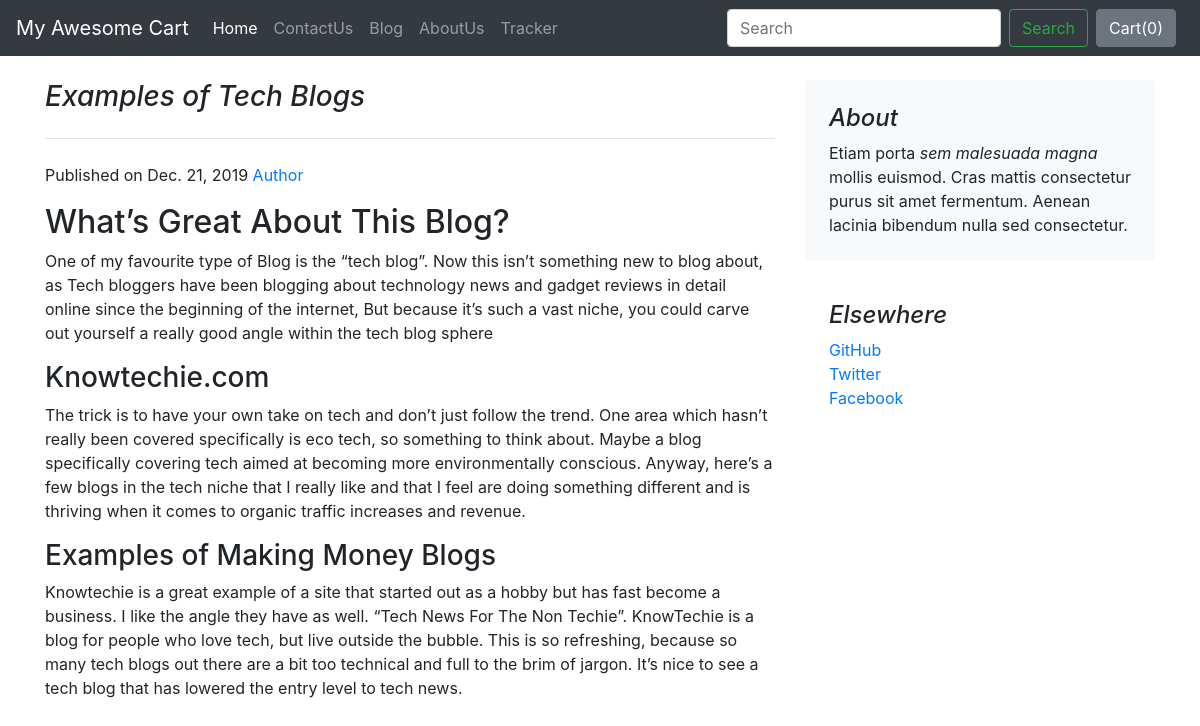
The app's page /blog/blogpost/2 with its own data.
### blog/models.py (models this page shows)
class Blogpost(models.Model):
    post_id = models.AutoField(primary_key= True)
    blog_title = models.CharField(max_length=50, default='')
    blog_desc = models.CharField(max_length=300, default='')
    heading0 = models.CharField(max_length=50, default="")
    content0 = models.CharField(max_length=5000, default='')
    heading1 = models.CharField(max_length=50, default="")
    content1 = models.CharField(max_length=5000, default='')
    heading2 = models.CharField(max_length=50, default="")
    content2 = models.CharField(max_length=5000, default='')
    timestamp = models.DateField(auto_now_add=True)
    image = models.ImageField(upload_to="blog/images", default='')
    def __str__(self):
        return self.blog_title

### blog/views.py (the view)
# urls.py: path("blogpost/<int:id>", views.blogpost, name="blogpost"),
def blogpost(request, id):
    blog = Blogpost.objects.filter(post_id=id)[0]
    print(blog)
    return render(request, 'blog/blogpost.html', {'blog': blog})

### blog/templates/blog/blogpost.html (shortened to what this page needs)
{% extends 'blog/basic.html' %}
{% block body %}
<div class="container">
<div class="row mt-4">
    <div class="col-md-8 blog-main">
      <h3 class="pb-4 mb-4 font-italic border-bottom">
        {{blog.blog_title}}
      </h3>
      <div class="blog-post">
        <p class="blog-post-meta">Published on {{blog.timestamp}}<a href="#"> Author </a></p>
        <h2>{{blog.heading0}}</h2>
        <p>{{blog.content0}}</p>
        <h3>{{blog.heading1}}</h3>
        <p>{{blog.content1}}</p>
        <h3>{{blog.heading2}}</h3>
        <p>{{blog.content2}}</p>
      </div>
    </div>
    <aside class="col-md-4 blog-sidebar">
      <div class="p-4 mb-3 bg-light rounded">
        <h4 class="font-italic">About</h4>
        <p class="mb-0">Etiam porta <em>sem malesuada magna</em> mollis euismod. Cras mattis consectetur purus sit amet fermentum. Aenean lacinia bibendum nulla sed consectetur.</p>
      </div>
      <div class="p-4">
        <h4 class="font-italic">Elsewhere</h4>
        <ol class="list-unstyled">
          <li><a href="#">GitHub</a></li>
          <li><a href="#">Twitter</a></li>
          <li><a href="#">Facebook</a></li>
        </ol>
      </div>
    </aside>
  </div>
    </div>
{% endblock %}

### records on screen
Blogpost: blog_title "Examples of Tech Blogs", timestamp "Dec. 21, 2019", heading0 "What’s Great About This Blog?", content0 "One of my favourite type of Blog is the “tech blog”. Now this isn’t something new to blog about, as Tech bloggers have been blogging about technology news and gadget reviews in detail online since the beginning of the internet, But because it’s such a vast niche, you could carve out yourself a really good angle within the tech blog sphere", heading1 "Knowtechie.com", content1 "The trick is to have your own take on tech and don’t just follow the trend. One area which hasn’t really been covered specifically is eco tech, so something to think about. Maybe a blog specifically covering tech aimed at becoming more environmentally conscious. Anyway, here’s a few blogs in the tech niche that I really like and that I feel are doing something different and is thriving when it comes to organic traffic increases and revenue.", heading2 "Examples of Making Money Blogs", content2 "Knowtechie is a great example of a site that started out as a hobby but has fast become a business. I like the angle they have as well. “Tech News For The Non Techie”. KnowTechie is a blog for people who love tech, but live outside the bubble. This is so refreshing, because so many tech blogs out there are a bit too technical and full to the brim of jargon. It’s nice to see a tech blog that has lowered the entry level to tech news."
